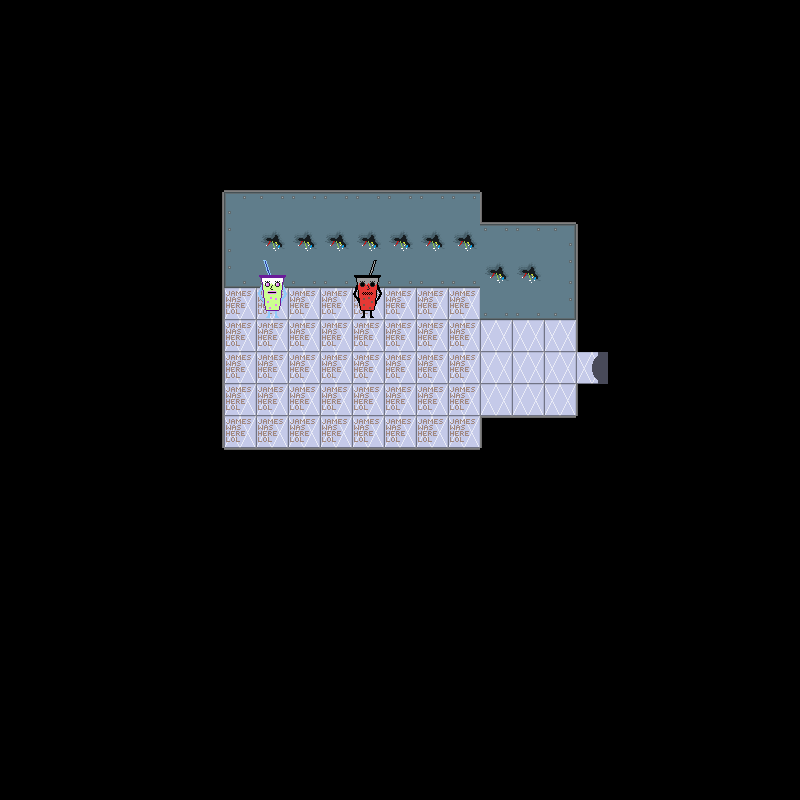

Tiled map render using the project's own tile images. Description and the whole map definition, tile-layer contents included, below:
An orthogonal 25x25 tile map with 32x32 px tiles, 5 tile layers (backgroundLayer, wallLayer, objectLayer, objectAboveLayer, ...), 2 tilesets and 1 object.

<map version="1.2" tiledversion="1.2.3" orientation="orthogonal" renderorder="right-down" width="25" height="25" tilewidth="32" tileheight="32" infinite="0" nextlayerid="7" nextobjectid="2">
 <tileset firstgid="1" name="f2tiles" tilewidth="32" tileheight="32" tilecount="56" columns="8">
  <image source="../../assets/Floor 2/f2spritesheet.png" width="256" height="224" />
 </tileset>
 <tileset firstgid="57" name="f2objs" tilewidth="32" tileheight="32" tilecount="16" columns="4">
  <image source="../../assets/Floor 2/objspritesheet.png" width="128" height="128" />
 </tileset>
 <layer id="1" name="backgroundLayer" width="25" height="25">
  <data encoding="csv">
1,1,1,1,1,1,1,1,1,1,1,1,1,1,1,1,1,1,1,1,1,1,1,1,1,
1,1,1,1,1,1,1,1,1,1,1,1,1,1,1,1,1,1,1,1,1,1,1,1,1,
1,1,1,1,1,1,1,1,1,1,1,1,1,1,1,1,1,1,1,1,1,1,1,1,1,
1,1,1,1,1,1,1,1,1,1,1,1,1,1,1,1,1,1,1,1,1,1,1,1,1,
1,1,1,1,1,1,1,1,1,1,1,1,1,1,1,1,1,1,1,1,1,1,1,1,1,
1,1,1,1,1,1,1,1,1,1,1,1,1,1,1,1,1,1,1,1,1,1,1,1,1,
1,1,1,1,1,1,1,1,1,1,1,1,1,1,1,1,1,1,1,1,1,1,1,1,1,
1,1,1,1,1,1,1,1,1,1,1,1,1,1,1,1,1,1,1,1,1,1,1,1,1,
1,1,1,1,1,1,1,1,1,1,1,1,1,1,1,1,1,1,1,1,1,1,1,1,1,
1,1,1,1,1,1,1,50,50,50,50,50,50,50,50,1,1,1,1,1,1,1,1,1,1,
1,1,1,1,1,1,1,50,50,50,50,50,50,50,50,8,8,8,1,1,1,1,1,1,1,
1,1,1,1,1,1,1,50,50,50,50,50,50,50,50,8,8,8,15,1,1,1,1,1,1,
1,1,1,1,1,1,1,50,50,50,50,50,50,50,50,8,8,8,1,1,1,1,1,1,1,
1,1,1,1,1,1,1,50,50,50,50,50,50,50,50,1,1,1,1,1,1,1,1,1,1,
1,1,1,1,1,1,1,1,1,1,1,1,1,1,1,1,1,1,1,1,1,1,1,1,1,
1,1,1,1,1,1,1,1,1,1,1,1,1,1,1,1,1,1,1,1,1,1,1,1,1,
1,1,1,1,1,1,1,1,1,1,1,1,1,1,1,1,1,1,1,1,1,1,1,1,1,
1,1,1,1,1,1,1,1,1,1,1,1,1,1,1,1,1,1,1,1,1,1,1,1,1,
1,1,1,1,1,1,1,1,1,1,1,1,1,1,1,1,1,1,1,1,1,1,1,1,1,
1,1,1,1,1,1,1,1,1,1,1,1,1,1,1,1,1,1,1,1,1,1,1,1,1,
1,1,1,1,1,1,1,1,1,1,1,1,1,1,1,1,1,1,1,1,1,1,1,1,1,
1,1,1,1,1,1,1,1,1,1,1,1,1,1,1,1,1,1,1,1,1,1,1,1,1,
1,1,1,1,1,1,1,1,1,1,1,1,1,1,1,1,1,1,1,1,1,1,1,1,1,
1,1,1,1,1,1,1,1,1,1,1,1,1,1,1,1,1,1,1,1,1,1,1,1,1,
1,1,1,1,1,1,1,1,1,1,1,1,1,1,1,1,1,1,1,1,1,1,1,1,1
</data>
 </layer>
 <layer id="2" name="wallLayer" width="25" height="25">
  <data encoding="csv">
0,0,0,0,0,0,0,0,0,0,0,0,0,0,0,0,0,0,0,0,0,0,0,0,0,
0,0,0,0,0,0,0,0,0,0,0,0,0,0,0,0,0,0,0,0,0,0,0,0,0,
0,0,0,0,0,0,0,0,0,0,0,0,0,0,0,0,0,0,0,0,0,0,0,0,0,
0,0,0,0,0,0,0,0,0,0,0,0,0,0,0,0,0,0,0,0,0,0,0,0,0,
0,0,0,0,0,0,0,0,0,0,0,0,0,0,1,0,0,0,0,0,0,0,0,0,0,
0,0,0,0,0,0,1,7,7,7,7,7,7,7,7,1,0,0,0,0,0,0,0,0,0,
0,0,0,0,0,0,5,28,27,27,27,27,27,27,27,3,7,7,1,0,0,0,0,0,0,
0,0,0,0,0,0,5,23,20,20,20,20,20,20,20,27,27,29,6,0,0,0,0,0,0,
0,0,0,0,0,0,5,30,25,25,25,25,25,25,25,20,20,26,6,0,0,0,0,0,0,
0,0,0,0,0,0,5,0,0,0,0,0,0,0,0,25,25,31,6,0,0,0,0,0,0,
0,0,0,0,0,0,5,0,0,0,0,0,0,0,0,0,0,0,6,1,0,0,0,0,0,
0,0,0,0,0,0,5,0,0,0,0,0,0,0,0,0,0,0,0,1,0,0,0,0,0,
0,0,0,0,0,0,5,0,0,0,0,0,0,0,0,0,0,0,6,1,0,0,0,0,0,
0,0,0,0,0,0,5,0,0,0,0,0,0,0,0,9,2,2,1,0,0,0,0,0,0,
0,0,0,0,0,0,1,2,2,2,2,2,2,2,2,1,0,0,0,0,0,0,0,0,0,
0,0,0,0,0,0,0,0,0,0,0,0,0,0,0,0,0,0,0,0,0,0,0,0,0,
0,0,0,0,0,0,0,0,0,0,0,0,0,0,0,0,0,0,0,0,0,0,0,0,0,
0,0,0,0,0,0,0,0,0,0,0,0,0,0,0,0,0,0,0,0,0,0,0,0,0,
0,0,0,0,0,0,0,0,0,0,0,0,0,0,0,0,0,0,0,0,0,0,0,0,0,
0,0,0,0,0,0,0,0,0,0,0,0,0,0,0,0,0,0,0,0,0,0,0,0,0,
0,0,0,0,0,0,0,0,0,0,0,0,0,0,0,0,0,0,0,0,0,0,0,0,0,
0,0,0,0,0,0,0,0,0,0,0,0,0,0,0,0,0,0,0,0,0,0,0,0,0,
0,0,0,0,0,0,0,0,0,0,0,0,0,0,0,0,0,0,0,0,0,0,0,0,0,
0,0,0,0,0,0,0,0,0,0,0,0,0,0,0,0,0,0,0,0,0,0,0,0,0,
0,0,0,0,0,0,0,0,0,0,0,0,0,0,0,0,0,0,0,0,0,0,0,0,0
</data>
 </layer>
 <layer id="3" name="objectLayer" width="25" height="25">
  <data encoding="csv">
0,0,0,0,0,0,0,0,0,0,0,0,0,0,0,0,0,0,0,0,0,0,0,0,0,
0,0,0,0,0,0,0,0,0,0,0,0,0,0,0,0,0,0,0,0,0,0,0,0,0,
0,0,0,0,0,0,0,0,0,0,0,0,0,0,0,0,0,0,0,0,0,0,0,0,0,
0,0,0,0,0,0,0,0,0,0,0,0,0,0,0,0,0,0,0,0,0,0,0,0,0,
0,0,0,0,0,0,0,0,0,0,0,0,0,0,0,0,0,0,0,0,0,0,0,0,0,
0,0,0,0,0,0,0,0,0,0,0,0,0,0,0,0,0,0,0,0,0,0,0,0,0,
0,0,0,0,0,0,0,0,0,0,0,0,0,0,0,0,0,0,0,0,0,0,0,0,0,
0,0,0,0,0,0,0,0,0,0,0,0,0,0,0,0,0,0,0,0,0,0,0,0,0,
0,0,0,0,0,0,0,0,62,0,0,2147483719,0,0,0,0,0,0,0,0,0,0,0,0,0,
0,0,0,0,0,0,0,0,61,0,0,2147483718,0,0,0,0,0,0,0,0,0,0,0,0,0,
0,0,0,0,0,0,0,0,0,0,0,0,0,0,0,0,0,0,0,0,0,0,0,0,0,
0,0,0,0,0,0,0,0,0,0,0,0,0,0,0,0,0,0,0,0,0,0,0,0,0,
0,0,0,0,0,0,0,0,0,0,0,0,0,0,0,0,0,0,0,0,0,0,0,0,0,
0,0,0,0,0,0,0,0,0,0,0,0,0,0,0,0,0,0,0,0,0,0,0,0,0,
0,0,0,0,0,0,0,0,0,0,0,0,0,0,0,0,0,0,0,0,0,0,0,0,0,
0,0,0,0,0,0,0,0,0,0,0,0,0,0,0,0,0,0,0,0,0,0,0,0,0,
0,0,0,0,0,0,0,0,0,0,0,0,0,0,0,0,0,0,0,0,0,0,0,0,0,
0,0,0,0,0,0,0,0,0,0,0,0,0,0,0,0,0,0,0,0,0,0,0,0,0,
0,0,0,0,0,0,0,0,0,0,0,0,0,0,0,0,0,0,0,0,0,0,0,0,0,
0,0,0,0,0,0,0,0,0,0,0,0,0,0,0,0,0,0,0,0,0,0,0,0,0,
0,0,0,0,0,0,0,0,0,0,0,0,0,0,0,0,0,0,0,0,0,0,0,0,0,
0,0,0,0,0,0,0,0,0,0,0,0,0,0,0,0,0,0,0,0,0,0,0,0,0,
0,0,0,0,0,0,0,0,0,0,0,0,0,0,0,0,0,0,0,0,0,0,0,0,0,
0,0,0,0,0,0,0,0,0,0,0,0,0,0,0,0,0,0,0,0,0,0,0,0,0,
0,0,0,0,0,0,0,0,0,0,0,0,0,0,0,0,0,0,0,0,0,0,0,0,0
</data>
 </layer>
 <layer id="4" name="objectAboveLayer" width="25" height="25">
  <data encoding="csv">
0,0,0,0,0,0,0,0,0,0,0,0,0,0,0,0,0,0,0,0,0,0,0,0,0,
0,0,0,0,0,0,0,0,0,0,0,0,0,0,0,0,0,0,0,0,0,0,0,0,0,
0,0,0,0,0,0,0,0,0,0,0,0,0,0,0,0,0,0,0,0,0,0,0,0,0,
0,0,0,0,0,0,0,0,0,0,0,0,0,0,0,0,0,0,0,0,0,0,0,0,0,
0,0,0,0,0,0,0,0,0,0,0,0,0,0,0,0,0,0,0,0,0,0,0,0,0,
0,0,0,0,0,0,0,0,0,0,0,0,0,0,0,0,0,0,0,0,0,0,0,0,0,
0,0,0,0,0,0,0,0,0,0,0,0,0,0,0,0,0,0,0,0,0,0,0,0,0,
0,0,0,0,0,0,0,0,0,0,0,0,0,0,0,0,0,0,0,0,0,0,0,0,0,
0,0,0,0,0,0,0,0,0,0,0,0,0,0,0,0,0,0,0,0,0,0,0,0,0,
0,0,0,0,0,0,0,0,0,0,0,0,0,0,0,0,0,0,0,0,0,0,0,0,0,
0,0,0,0,0,0,0,0,0,0,0,0,0,0,0,0,0,0,0,0,0,0,0,0,0,
0,0,0,0,0,0,0,0,0,0,0,0,0,0,0,0,0,0,0,0,0,0,0,0,0,
0,0,0,0,0,0,0,0,0,0,0,0,0,0,0,0,0,0,0,0,0,0,0,0,0,
0,0,0,0,0,0,0,0,0,0,0,0,0,0,0,0,0,0,0,0,0,0,0,0,0,
0,0,0,0,0,0,0,0,0,0,0,0,0,0,0,0,0,0,0,0,0,0,0,0,0,
0,0,0,0,0,0,0,0,0,0,0,0,0,0,0,0,0,0,0,0,0,0,0,0,0,
0,0,0,0,0,0,0,0,0,0,0,0,0,0,0,0,0,0,0,0,0,0,0,0,0,
0,0,0,0,0,0,0,0,0,0,0,0,0,0,0,0,0,0,0,0,0,0,0,0,0,
0,0,0,0,0,0,0,0,0,0,0,0,0,0,0,0,0,0,0,0,0,0,0,0,0,
0,0,0,0,0,0,0,0,0,0,0,0,0,0,0,0,0,0,0,0,0,0,0,0,0,
0,0,0,0,0,0,0,0,0,0,0,0,0,0,0,0,0,0,0,0,0,0,0,0,0,
0,0,0,0,0,0,0,0,0,0,0,0,0,0,0,0,0,0,0,0,0,0,0,0,0,
0,0,0,0,0,0,0,0,0,0,0,0,0,0,0,0,0,0,0,0,0,0,0,0,0,
0,0,0,0,0,0,0,0,0,0,0,0,0,0,0,0,0,0,0,0,0,0,0,0,0,
0,0,0,0,0,0,0,0,0,0,0,0,0,0,0,0,0,0,0,0,0,0,0,0,0
</data>
 </layer>
 <objectgroup id="5" name="doorLayer">
  <object id="1" gid="16" x="576" y="384" width="32" height="32">
   <properties>
    <property name="door" value="right" />
   </properties>
  </object>
 </objectgroup>
 <layer id="6" name="aboveLayer" width="25" height="25">
  <data encoding="csv">
0,0,0,0,0,0,0,0,0,0,0,0,0,0,0,0,0,0,0,0,0,0,0,0,0,
0,0,0,0,0,0,0,0,0,0,0,0,0,0,0,0,0,0,0,0,0,0,0,0,0,
0,0,0,0,0,0,0,0,0,0,0,0,0,0,0,0,0,0,0,0,0,0,0,0,0,
0,0,0,0,0,0,0,0,0,0,0,0,0,0,0,0,0,0,0,0,0,0,0,0,0,
0,0,0,0,0,0,0,0,0,0,0,0,0,0,0,0,0,0,0,0,0,0,0,0,0,
0,0,0,0,0,0,0,0,0,0,0,0,0,0,0,0,0,0,0,0,0,0,0,0,0,
0,0,0,0,0,0,0,0,0,0,0,0,0,0,0,0,0,0,0,0,0,0,0,0,0,
0,0,0,0,0,0,0,0,0,0,0,0,0,0,0,0,0,0,0,0,0,0,0,0,0,
0,0,0,0,0,0,0,0,0,0,0,0,0,0,0,0,0,0,0,0,0,0,0,0,0,
0,0,0,0,0,0,0,0,0,0,0,0,0,0,0,0,0,0,0,0,0,0,0,0,0,
0,0,0,0,0,0,0,0,0,0,0,0,0,0,0,0,0,0,0,0,0,0,0,0,0,
0,0,0,0,0,0,0,0,0,0,0,0,0,0,0,0,0,0,0,0,0,0,0,0,0,
0,0,0,0,0,0,0,0,0,0,0,0,0,0,0,0,0,0,0,0,0,0,0,0,0,
0,0,0,0,0,0,0,0,0,0,0,0,0,0,0,0,0,0,0,0,0,0,0,0,0,
0,0,0,0,0,0,0,0,0,0,0,0,0,0,0,0,0,0,0,0,0,0,0,0,0,
0,0,0,0,0,0,0,0,0,0,0,0,0,0,0,0,0,0,0,0,0,0,0,0,0,
0,0,0,0,0,0,0,0,0,0,0,0,0,0,0,0,0,0,0,0,0,0,0,0,0,
0,0,0,0,0,0,0,0,0,0,0,0,0,0,0,0,0,0,0,0,0,0,0,0,0,
0,0,0,0,0,0,0,0,0,0,0,0,0,0,0,0,0,0,0,0,0,0,0,0,0,
0,0,0,0,0,0,0,0,0,0,0,0,0,0,0,0,0,0,0,0,0,0,0,0,0,
0,0,0,0,0,0,0,0,0,0,0,0,0,0,0,0,0,0,0,0,0,0,0,0,0,
0,0,0,0,0,0,0,0,0,0,0,0,0,0,0,0,0,0,0,0,0,0,0,0,0,
0,0,0,0,0,0,0,0,0,0,0,0,0,0,0,0,0,0,0,0,0,0,0,0,0,
0,0,0,0,0,0,0,0,0,0,0,0,0,0,0,0,0,0,0,0,0,0,0,0,0,
0,0,0,0,0,0,0,0,0,0,0,0,0,0,0,0,0,0,0,0,0,0,0,0,0
</data>
 </layer>
</map>
